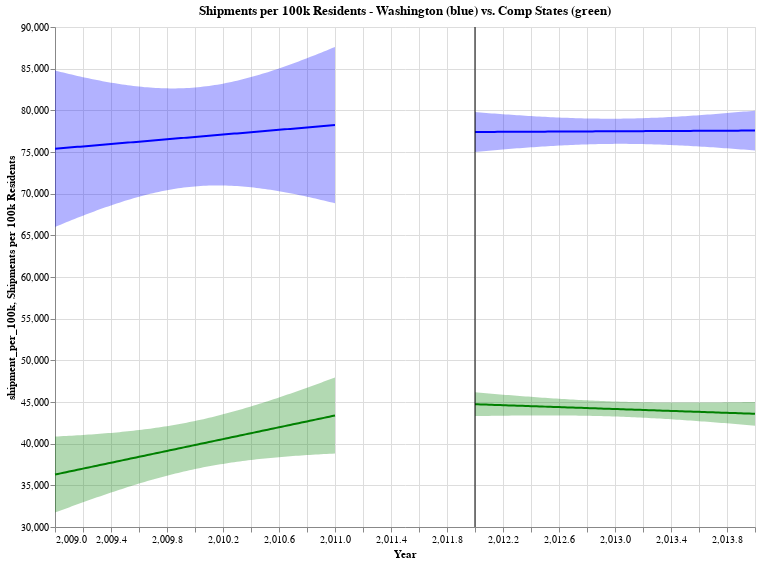

Write notebook code for a chart like this one.
### Code cell
(reg_chart_wa_b4 + reg_chart_wa_after + reg_chart_comp_b4 + reg_chart_comp_after + line).properties(width=700, height=500)
